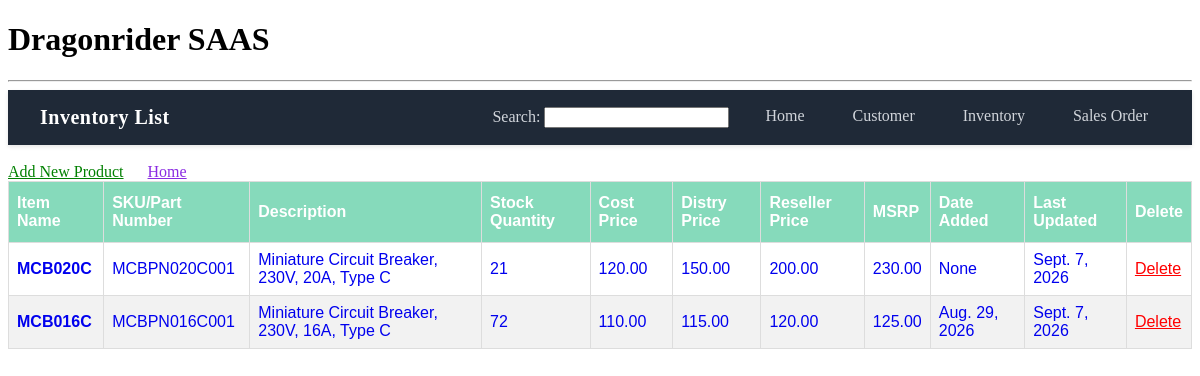
Before: /product/ with the older database file.
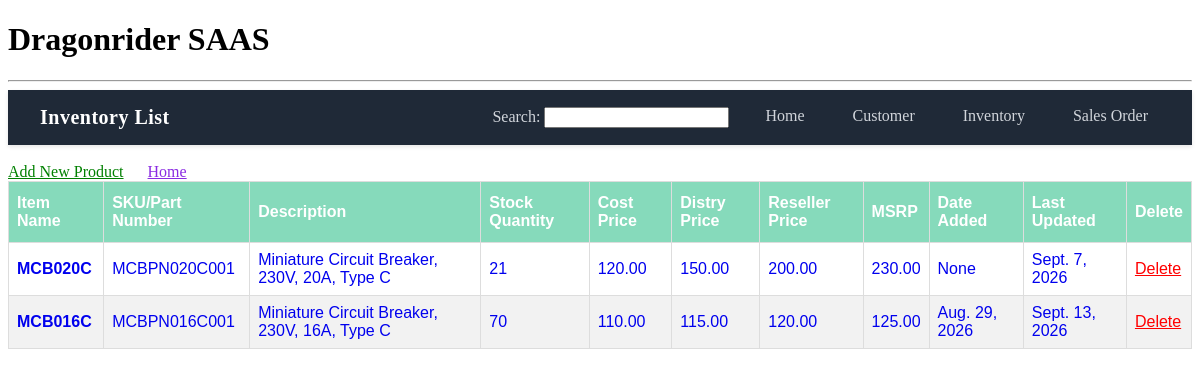
After: the same page with the newer database file.
### app/models.py (models this page shows, shortened)
class Product(models.Model):
    item_no = models.CharField(max_length=100)
    sku = models.CharField(max_length=50, unique=True)
    description = models.TextField()
    stock_quantity  = models.IntegerField(default=0)
    cost_price = models.DecimalField(max_digits=10, decimal_places=2)
    distry_price = models.DecimalField(max_digits=10, decimal_places=2)
    reseller_price = models.DecimalField(max_digits=10, decimal_places=2)
    MSRP = models.DecimalField(max_digits=10, decimal_places=2)
    dated_added = models.DateField(auto_now_add=True, null=True, blank=True)
    last_updated = models.DateField(auto_now=True, null=True, blank=True)

### app/views.py (the view)
# urls.py: path('product/', views.product_list, name='product_list'),
def product_list(request):
    products = Product.objects.all()
    return render(request, 'inventory/product_list.html', {'products':products})

### app/templates/inventory/product_list.html (shortened to what this page needs)
{% extends 'app/base.html' %}
{% block logo %}Inventory List{% endblock %}
{% load static %}
{% block extra_css %}
<link rel="stylesheet" href="{% static 'app/product_list.css' %}">
{% endblock %}
{% block content %}
<br>
    <a href="{% url 'product_create' %}" style="color: green;">Add New Product</a>
    <a href="{% url 'home' %}" style="color: blueviolet; margin: 20px;">Home</a>
    <table>
        <thead>
            <tr>
                <th>Item Name</th>
                <th>SKU/Part Number</th>
                <th>Description</th>
                <th>Stock Quantity</th>
                <th>Cost Price</th>
                <th>Distry Price</th>
                <th>Reseller Price</th>
                <th>MSRP</th>
                <th>Date Added</th>
                <th>Last Updated</th>
                <th>Delete</th>
            </tr>
        </thead>
        <tbody>
            {% for product in products %}
            <tr class="clickable-row">
                <td><a href="{% url 'product_update' product.pk %}" style="text-decoration: none;"><strong>{{ product.item_no }}</strong></a></td>
                <td><a href="{% url 'product_update' product.pk %}" style="text-decoration: none;">{{ product.sku }}</a></td>
                <td><a href="{% url 'product_update' product.pk %}" style="text-decoration: none;">{{ product.description }}</a></td>
                <td><a href="{% url 'product_update' product.pk %}" style="text-decoration: none;">{{ product.stock_quantity }}</a></td>
                <td><a href="{% url 'product_update' product.pk %}" style="text-decoration: none;">{{ product.cost_price }}</a></td>
                <td><a href="{% url 'product_update' product.pk %}" style="text-decoration: none;">{{ product.distry_price }}</a></td>
                <td><a href="{% url 'product_update' product.pk %}" style="text-decoration: none;">{{ product.reseller_price }}</a></td>
                <td><a href="{% url 'product_update' product.pk %}" style="text-decoration: none;">{{ product.MSRP }}</a></td>
                <td><a href="{% url 'product_update' product.pk %}" style="text-decoration: none;">{{ product.dated_added }}</a></td>
                <td><a href="{% url 'product_update' product.pk %}" style="text-decoration: none;">{{ product.last_updated }}</a></td>
                <td>
                    <a href="{% url 'product_delete' product.pk %}" style="color:red;">Delete</a>
                </td>
            </tr>
            {% empty %}
            <tr>
                <td colspan="11" style="text-align: center; padding: 10px;">No product found.</td>
            </tr>
            {% endfor %}
        </tbody>
    </table>
{% endblock %}

Changed rows visible on the page:
changed Product "MCB016C": stock_quantity "72" → "70"; last_updated "Sept. 7, 2026" → "Sept. 13, 2026"
